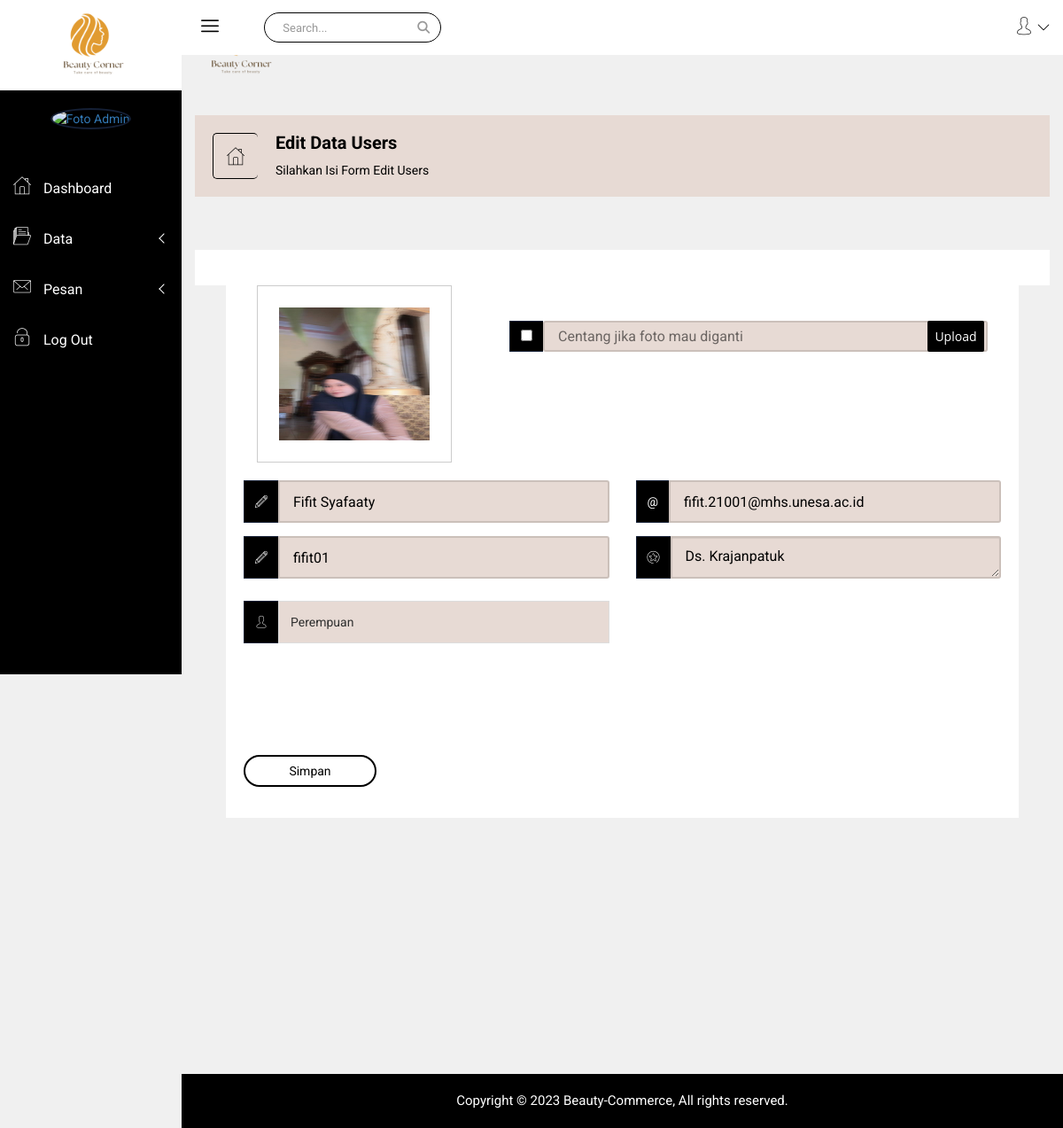
The page /admin/datausers_edit.php?id=1 on the database its author committed.
### tables this page shows
CREATE TABLE `pembeli` (
  `pembeli_id` int(11) NOT NULL,
  `pembeli_nama` varchar(60) NOT NULL,
  `pembeli_username` varchar(15) NOT NULL,
  `pembeli_email` varchar(100) NOT NULL,
  `pembeli_gender` enum('L','P') DEFAULT NULL,
  `pembeli_alamat` varchar(100) NOT NULL,
  `pembeli_foto` varchar(100) NOT NULL,
  `pembeli_pass` varchar(100) NOT NULL,
  `pembeli_hp` varchar(25) NOT NULL
);

### admin/datausers_edit.php (the view, shortened to what the rows shown need)
<?php
require_once '../koneksi.php';
$kon = new Koneksi();
$pembeli = @$_REQUEST['id'];
?>
<!doctype html>
<html class="no-js" lang="en">
<head>
    <link rel="stylesheet" href="../penjual/css/bootstrap.min.css">
    <link rel="stylesheet" href="../penjual/css/font-awesome.min.css">
    <link rel="stylesheet" href="https://cdnjs.cloudflare.com/ajax/libs/font-awesome/6.3.0/css/font-awesome.min.css">
    <link rel="stylesheet" href="../penjual/css/nalika-icon.css">
    <link rel="stylesheet" href="../penjual/css/owl.carousel.css">
    <link rel="stylesheet" href="../penjual/css/owl.theme.css">
    <link rel="stylesheet" href="../penjual/css/owl.transitions.css">
    <link rel="stylesheet" href="../penjual/css/animate.css">
    <link rel="stylesheet" href="../penjual/css/normalize.css">
    <link rel="stylesheet" href="../penjual/css/meanmenu.min.css">
    <link rel="stylesheet" href="../penjual/css/main.css">
    <link rel="stylesheet" href="../penjual/css/morrisjs/morris.css">
    <link rel="stylesheet" href="../penjual/css/scrollbar/jquery.mCustomScrollbar.min.css">
    <link rel="stylesheet" href="../penjual/css/metisMenu/metisMenu.min.css">
    <link rel="stylesheet" href="../penjual/css/metisMenu/metisMenu-vertical.css">
    <link rel="stylesheet" href="../penjual/css/calendar/fullcalendar.min.css">
    <link rel="stylesheet" href="../penjual/css/calendar/fullcalendar.print.min.css">
    <link rel="stylesheet" href="../penjual/style.css">
    <link rel="stylesheet" href="../penjual/css/modals.css">
    <link rel="stylesheet" href="../penjual/css/form/all-type-forms.css">
    <link rel="stylesheet" href="../penjual/css/responsive.css">
</head>
<body>
    <div class="all-content-wrapper">
        <div class="breadcome-area">
            <div class="container-fluid">
                <div class="row">
                    <div class="col-lg-12 col-md-12 col-sm-12 col-xs-12">
                        <div class="breadcome-list">
                            <div class="row">
                                <div class="col-lg-6 col-md-6 col-sm-6 col-xs-6">
                                    <div class="breadcomb-wp">
                                        <div class="breadcomb-ctn">
                                            <h2>Edit Data Users</h2>
                                        </div>
                                    </div>
                                </div>
                            </div>
                        </div>
                    </div>
                </div>
            </div>
        </div>
        <div class="product-status mg-b-30">
            <div class="container-fluid">
                <div class="row">
                    <div class="col-lg-12 col-md-12 col-sm-12 col-xs-12">
                        <div class="product-status-wrap" style="margin-top: 30px;">
                            <div class="col-lg-12 col-md-12 col-sm-12 col-xs-12">
                                <div class="sparkline12-list">
                                    <div class="sparkline12-graph">
                                        <div class="basic-login-form-ad">
                                            <div class="row">
                                                <?php
                                                $abc = $kon->kueri("SELECT * FROM pembeli WHERE pembeli_id = '$pembeli' ");
                                                $data = $kon->hasil_data($abc);
                                                ?>
                                                <div class="col-lg-12 col-md-12 col-sm-12 col-xs-12">
                                                    <div class="all-form-element-inner">
                                                        <form action="datausers_proses.php" method="POST" enctype="multipart/form-data">
                                                            <div class="form-group-inner">
                                                                <div class="row">
                                                                    <div class="col-lg-12 col-md-12 col-sm-12 col-xs-12">
                                                                        <div class="col-lg-4">
                                                                            <div class="pro-edt-img" style="border: 1px solid #cccccc; max-width: 100%; width: 220px; height: 200px; display: flex; align-items: center; justify-content: center;">
                                                                                <img src="../pembeli/<?php echo $data['pembeli_foto']; ?>" alt="" style="width: 170px; height: 150px;" id="fotopembeli" />
                                                                            </div>
                                                                        </div>
                                                                    </div>
                                                                    <div class="col-lg-6 col-md-6 col-sm-6 col-xs-12">
                                                                        <div class="input-group mg-b-pro-edt ts-forms">
                                                                            <span class="input-group-addon"><i class="icon nalika-edit" aria-hidden="true"></i></span>
                                                                            <input type="text" id="nama" name="nama" class="form-control" placeholder="Nama User" value="<?php echo $data['pembeli_nama']; ?>">
                                                                        </div>
                                                                        <div class="input-group mg-b-pro-edt ts-forms">
                                                                            <span class="input-group-addon"><i class="icon nalika-edit" aria-hidden="true"></i></span>
                                                                            <input type="text" id="user" name="user" class="form-control" placeholder="Username" value="<?php echo $data['pembeli_username']; ?>">
                                                                        </div>
                                                                    </div>
                                                                    <div class="col-lg-6 col-md-6 col-sm-6 col-xs-12">
                                                                        <div class="input-group mg-b-pro-edt ts-forms">
                                                                            <span class="input-group-addon">@</span>
                                                                            <input type="text" id="email" name="email" class="form-control" placeholder="Email User" value="<?php echo $data['pembeli_email']; ?>">
                                                                        </div>
                                                                        <div class="input-group mg-b-pro-edt ts-forms" style="margin-bottom: 25px;">
                                                                            <span class="input-group-addon"><i class="icon nalika-favorites-button" aria-hidden="true"></i></span>
                                                                            <textarea class="form-control" id="alamat" name="alamat" placeholder="Alamat User"><?php echo $data['pembeli_alamat']; ?></textarea>
                                                                        </div>
                                                                    </div>
                                                                    <div class="col-lg-6 col-md-6 col-sm-6 col-xs-12" style="margin-bottom: 25px;">
                                                                        <div class="input-group mg-b-pro-edt ts-forms">
                                                                            <div class="form-select-list">
                                                                                <select class="form-control custom-select-value" id="gender" name="gender">
                                                                                    <option value="P" <?php if ($data['pembeli_gender'] == 'P') echo "selected"; ?>>Perempuan</option>
                                                                                </select>
                                                                            </div>
                                                                        </div>
                                                                    </div>
                                                                </div>
                                                            </div>
                                                        </form>
                                                    </div>
                                                </div>
                                            </div>
                                        </div>
                                    </div>
                                </div>
                            </div>
                        </div>
                    </div>
                </div>
            </div>
        </div>
    </div>
</body>
</html>

### rows shown on the page
pembeli: pembeli_foto (picture), nama "Fifit Syafaaty", user "fifit01", email "fifit.21001@mhs.unesa.ac.id", alamat "Ds. Krajanpatuk", gender "Perempuan"
